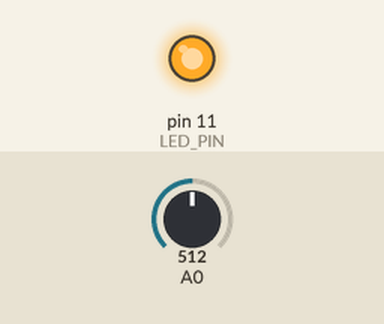
This sketch was run on a simulated Teensy 4. Parts: output pins drawn as LEDs (lit = HIGH). The inputs (shaded band) are chosen by the test bench; at power-on: A0 = 512.

Above: at 1.2 s.
1.3 s: A0 set to 150
2.8 s: A0 set to 133
At 3.9 s:
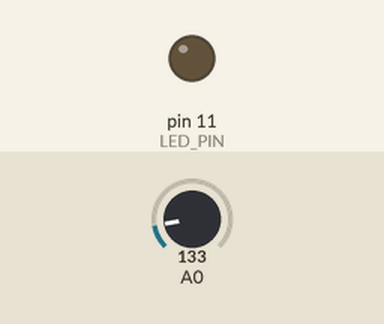
4.3 s: A0 set to 306
At 5.5 s:
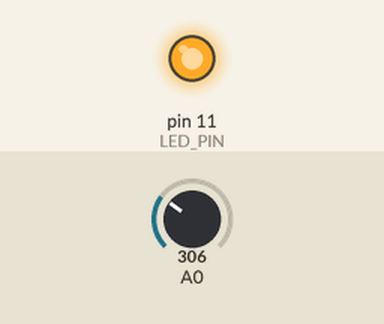
5.8 s: A0 set to 130
At 6.9 s:
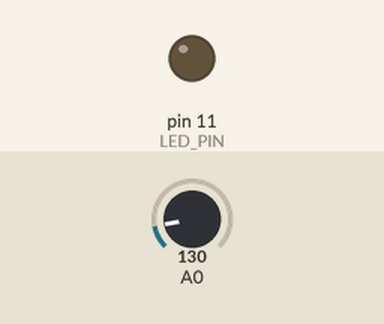
Timing chart, 0 to 8.3 s (numbered marks = the images above; inputs shaded):
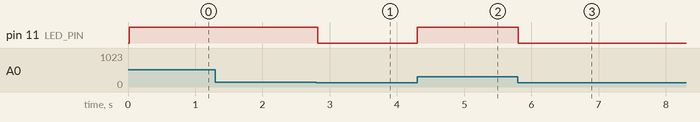

Measured:
- the behaviour switches between 141 and 140 on A0 (found by bisection; images 0 and 1)
- after the input at 1.3 s, every drawn part: stays the same
- after the input at 2.8 s, pin 11 (LED_PIN): HIGH → LOW at once
- after the input at 4.3 s, pin 11 (LED_PIN): LOW → HIGH at once
- after the input at 5.8 s, pin 11 (LED_PIN): HIGH → LOW at once

The sketch:

BreathController.ino
```cpp
// (licence header left out)
// This sketch, for a PJRC Teensy microcontroller, turns the
// controller into a MIDI breath controller. I use a Freescale
// MPXV4006GP pressure sensor to read breath pressure.
//
// This sketch outputs both MIDI breath control continuous
// controller data and monophonic aftertouch on MIDI channel 1.
// When used with a correctly designed synthesizer patch, this
// sketch can be used to articulate notes in a very expressive
// fashion, typically while playing the notes on a MIDI keyboard.


// The MIDI controller number for breath control
#define BREATH_CONTROLLER 2
// Send MIDI data on this channel
#define MIDI_CHANNEL 1
// Send continuous controller message no more than
// every CC_INTERVAL milliseconds
#define CC_INTERVAL 20
// Only send CC data if the pressure sensor reading
// a value larger than this. This value will need to
// be adjusted for the particular sensor in use.
#define BREATH_THRESHOLD 140
// The pin hooked to an LED we will turn on when
// sending CC data
#define LED_PIN 11

// The last time we sent a CC value
unsigned long ccSendTime = 0L;
// The value read from the sensor
int sensorValue;
// The CC value we will send
int ccVal;
// The last CC value we sent
int lastCcVal = 0;

void setup() {
  // Enable the LED for output - we'll turn it on
  // when a CC value is being sent.
  pinMode(LED_PIN, OUTPUT);
}

void loop() {
  // Only read the sensor if enough time has passed
  if (millis() - ccSendTime > CC_INTERVAL) {
    // read the input on analog pin 0
    sensorValue = analogRead(A0);
    if (sensorValue > BREATH_THRESHOLD) {
      // Map the value, which may range from BREATH_THRESHOLD
      // to 1023, to a value in the range 0 to 127, which is
      // the valid range for a MIDI continuous controller
      ccVal = lastCcVal = map(sensorValue, BREATH_THRESHOLD, 1023, 0, 127);
      // And send the value as a MIDI CC message
      usbMIDI.sendControlChange(BREATH_CONTROLLER, ccVal, MIDI_CHANNEL);
      usbMIDI.sendAfterTouch(ccVal, MIDI_CHANNEL);
      digitalWrite(LED_PIN, HIGH);
      ccSendTime = millis();
    }
    else if (lastCcVal > 0) {
      // The pressure has just dropped below the threshold, so
      // send a CC value of zero
      usbMIDI.sendControlChange(BREATH_CONTROLLER, 0, MIDI_CHANNEL);
      usbMIDI.sendAfterTouch(0, MIDI_CHANNEL);
      ccSendTime = millis();
      digitalWrite(LED_PIN, LOW);
      lastCcVal = 0;
    }
  }
}
```
